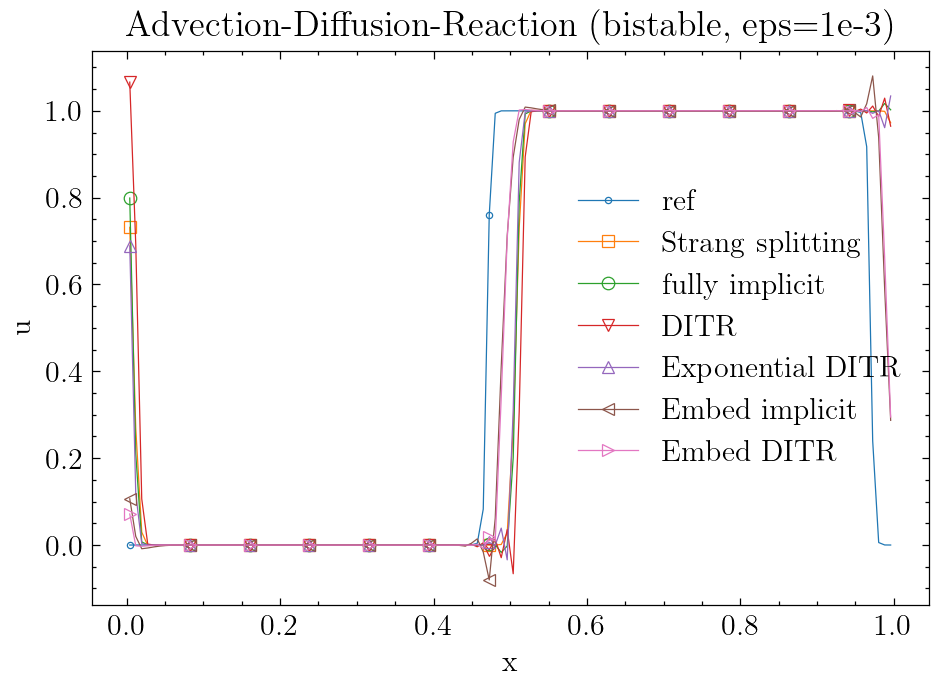

Source code (Python):
"""
Test: 1D advection-diffusion-reaction with bistable source.

    u_t + a u_x = eps * u_xx + k * u(1-u)(u-a)

The diffusion smears the reaction front, creating an internal layer of
width ~ sqrt(eps/k).  Splitting errors produce observable front speed
errors -- a clean scalar metric to compare methods.

This script mirrors test_AdvReactUni1D.ipynb but adds viscous diffusion.
"""

import numpy as np
import matplotlib.pyplot as plt
from Solver.AdvReactUni import AdvReactUni1DSolver, AdvReactUni1DEval
from Solver.FVUni2nd import FVUni2nd1D
from Solver.ODE import ESDIRK, DITRExp
import PlotEnv

# ── Grid and time stepping ──────────────────────────────────────────
Nx = 128
CFLt = 2
dt = 1 / Nx / 2 * 2 * CFLt
dtRef = 1 / Nx / 2 / 4
tEnd = 0.5  # shorter than pure-advection test (front doesn't wrap)

# ── Physics ─────────────────────────────────────────────────────────
fv = FVUni2nd1D(nx=Nx)
ev = AdvReactUni1DEval(
    fv=fv,
    model="bistable",
    params={"a": 0.5, "k": 1000, "eps": 1e-3},
)

# ── Solvers ─────────────────────────────────────────────────────────
solver4 = AdvReactUni1DSolver(eval=ev, ode=ESDIRK("ESDIRK4"))
solver = AdvReactUni1DSolver(eval=ev, ode=ESDIRK("ESDIRK3"))
solverDITR = AdvReactUni1DSolver(eval=ev, ode=DITRExp())

# ── Initial condition ───────────────────────────────────────────────
u = np.array([np.sin(fv.xcs * np.pi * 2) * 0.5 + 0.5])

# ── Reference (ESDIRK4, fine dt, fully implicit) ───────────────────
print("=" * 60)
print("Reference: ESDIRK4, fully implicit, fine dt")
print("=" * 60)
u1_ref = solver4.stepInterval(
    dtRef, u, 0.0, tEnd,
    mode="full",
    solve_opts={"CFL": 1000},
)

# ── Strang splitting ────────────────────────────────────────────────
print("=" * 60)
print("Strang splitting")
print("=" * 60)
u1_strang = solver.stepInterval(
    dt, u, 0.0, tEnd,
    mode="strang",
    solve_opts={"CFL": 10},
)

# ── Fully implicit ESDIRK3 ─────────────────────────────────────────
print("=" * 60)
print("Fully implicit ESDIRK3")
print("=" * 60)
u1 = solver.stepInterval(
    dt, u, 0.0, tEnd,
    solve_opts={"rel_tol": 1e-4, "CFL": 10},
)

# ── DITR ────────────────────────────────────────────────────────────
print("=" * 60)
print("DITR")
print("=" * 60)
u1Ditr = solverDITR.stepInterval(
    dt, u, 0.0, tEnd,
    solve_opts={"rel_tol": 1e-4, "CFL": 10},
    use_exp=False,
)

# ── Exponential DITR ────────────────────────────────────────────────
print("=" * 60)
print("Exponential DITR")
print("=" * 60)
u1DitrExp = solverDITR.stepInterval(
    dt, u, 0.0, tEnd,
    solve_opts={"rel_tol": 1e-4, "CFL": 10, "max_iter": 50},
    use_exp=True,
)

# ── Embedded ESDIRK3 ───────────────────────────────────────────────
print("=" * 60)
print("Embedded ESDIRK3")
print("=" * 60)
u1_embed = solver.stepInterval(
    dt, u, 0.0, tEnd,
    mode="embed",
    solve_opts={"CFL": 10},
)

# ── Embedded DITR ───────────────────────────────────────────────────
print("=" * 60)
print("Embedded DITR")
print("=" * 60)
u1DitrEmbed = solverDITR.stepInterval(
    dt, u, 0.0, tEnd,
    mode="embed",
    solve_opts={"rel_tol": 1e-4, "CFL": 10},
    use_exp=False,
)

# ── Plot ────────────────────────────────────────────────────────────
plotEnv = PlotEnv.PlotEnv(dpi=180, markEvery=10)

fig = plotEnv.figure(101, figsize=(6, 4))
plotEnv.plot(fv.xcs, u1_ref[0], plotIndex=0, label="ref")
plotEnv.plot(fv.xcs, u1_strang[0], plotIndex=1, label="Strang splitting")
plotEnv.plot(fv.xcs, u1[0], plotIndex=2, label="fully implicit")
plotEnv.plot(fv.xcs, u1Ditr[0], plotIndex=3, label="DITR")
plotEnv.plot(fv.xcs, u1DitrExp[0], plotIndex=4, label="Exponential DITR")
plotEnv.plot(fv.xcs, u1_embed[0], plotIndex=5, label="Embed implicit")
plotEnv.plot(fv.xcs, u1DitrEmbed[0], plotIndex=6, label="Embed DITR")
plt.legend()
plt.title("Advection-Diffusion-Reaction (bistable, eps=1e-3)")
plt.xlabel("x")
plt.ylabel("u")
plt.savefig("test_AdvDiffReactUni1D.png", dpi=180, bbox_inches="tight")
plt.show()

# ── Error norms ─────────────────────────────────────────────────────
print("\n" + "=" * 60)
print("L2 errors vs reference:")
for label, sol in [
    ("Strang splitting", u1_strang),
    ("Fully implicit", u1),
    ("DITR", u1Ditr),
    ("Exponential DITR", u1DitrExp),
    ("Embed implicit", u1_embed),
    ("Embed DITR", u1DitrEmbed),
]:
    err = np.linalg.norm(sol - u1_ref) / np.linalg.norm(u1_ref)
    print(f"  {label:25s}: {err:.6e}")
